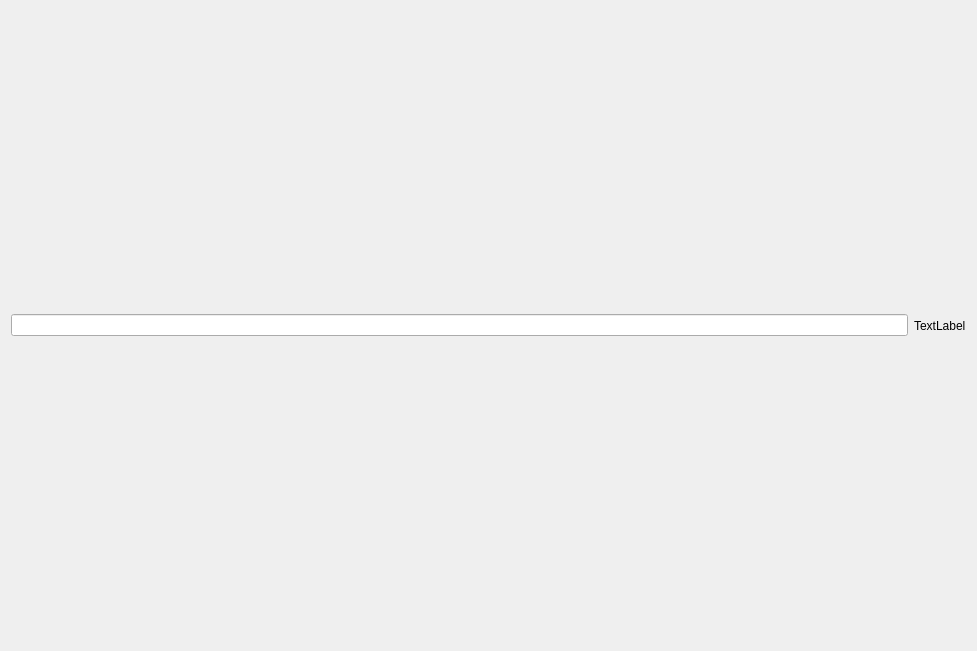
<?xml version="1.0" encoding="UTF-8"?>
<ui version="4.0">
 <class>MyForm</class>
 <widget class="QWidget" name="MyForm">
  <property name="geometry">
   <rect>
    <x>0</x>
    <y>0</y>
    <width>977</width>
    <height>651</height>
   </rect>
  </property>
  <property name="windowTitle">
   <string>Form</string>
  </property>
  <layout class="QVBoxLayout" name="verticalLayout_7">
   <item>
    <layout class="QHBoxLayout" name="horizontalLayout">
     <item>
      <widget class="QLineEdit" name="lineEdit"/>
     </item>
     <item>
      <widget class="MyQLabel" name="label">
       <property name="text">
        <string>TextLabel</string>
       </property>
      </widget>
     </item>
    </layout>
   </item>
  </layout>
 </widget>
 <customwidgets>
  <customwidget>
   <class>MyQLabel</class>
   <extends>QLabel</extends>
   <header>MyQLabel.h</header>
   <slots>
    <slot>SetCapText(QString)</slot>
   </slots>
  </customwidget>
 </customwidgets>
 <resources/>
 <connections>
  <connection>
   <sender>lineEdit</sender>
   <signal>textChanged(QString)</signal>
   <receiver>label</receiver>
   <slot>SetCapText(QString)</slot>
   <hints>
    <hint type="sourcelabel">
     <x>859</x>
     <y>336</y>
    </hint>
    <hint type="destinationlabel">
     <x>912</x>
     <y>331</y>
    </hint>
   </hints>
  </connection>
 </connections>
</ui>
